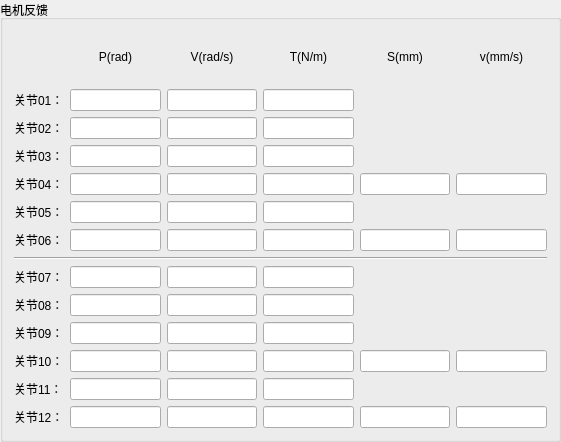
       <widget class="QGroupBox" name="groupBox">
        <property name="geometry">
         <rect>
          <x>10</x>
          <y>20</y>
          <width>561</width>
          <height>442</height>
         </rect>
        </property>
        <property name="title">
         <string>电机反馈</string>
        </property>
        <layout class="QGridLayout" name="gridLayout">
         <item row="0" column="1">
          <widget class="QLabel" name="label_26">
           <property name="layoutDirection">
            <enum>Qt::LeftToRight</enum>
           </property>
           <property name="text">
            <string>P(rad)</string>
           </property>
           <property name="alignment">
            <set>Qt::AlignCenter</set>
           </property>
          </widget>
         </item>
         <item row="0" column="2">
          <widget class="QLabel" name="label_39">
           <property name="layoutDirection">
            <enum>Qt::LeftToRight</enum>
           </property>
           <property name="text">
            <string>V(rad/s)</string>
           </property>
           <property name="alignment">
            <set>Qt::AlignCenter</set>
           </property>
          </widget>
         </item>
         <item row="0" column="3">
          <widget class="QLabel" name="label_58">
           <property name="text">
            <string>T(N/m)</string>
           </property>
           <property name="alignment">
            <set>Qt::AlignCenter</set>
           </property>
          </widget>
         </item>
         <item row="0" column="4">
          <widget class="QLabel" name="label_29">
           <property name="text">
            <string>S(mm)</string>
           </property>
           <property name="alignment">
            <set>Qt::AlignCenter</set>
           </property>
          </widget>
         </item>
         <item row="0" column="5">
          <widget class="QLabel" name="label_40">
           <property name="layoutDirection">
            <enum>Qt::RightToLeft</enum>
           </property>
           <property name="text">
            <string>v(mm/s)</string>
           </property>
           <property name="alignment">
            <set>Qt::AlignCenter</set>
           </property>
          </widget>
         </item>
         <item row="1" column="0">
          <widget class="QLabel" name="label">
           <property name="text">
            <string>关节01：</string>
           </property>
          </widget>
         </item>
         <item row="1" column="1">
          <widget class="QLineEdit" name="lineEdit_joint101_1">
           <property name="enabled">
            <bool>true</bool>
           </property>
           <property name="layoutDirection">
            <enum>Qt::LeftToRight</enum>
           </property>
           <property name="alignment">
            <set>Qt::AlignRight|Qt::AlignTrailing|Qt::AlignVCenter</set>
           </property>
          </widget>
         </item>
         <item row="1" column="2">
          <widget class="QLineEdit" name="lineEdit_joint101_2">
           <property name="enabled">
            <bool>true</bool>
           </property>
           <property name="alignment">
            <set>Qt::AlignRight|Qt::AlignTrailing|Qt::AlignVCenter</set>
           </property>
          </widget>
         </item>
         <item row="1" column="3">
          <widget class="QLineEdit" name="lineEdit_joint101_3">
           <property name="enabled">
            <bool>true</bool>
           </property>
           <property name="alignment">
            <set>Qt::AlignRight|Qt::AlignTrailing|Qt::AlignVCenter</set>
           </property>
          </widget>
         </item>
         <item row="2" column="0">
          <widget class="QLabel" name="label_2">
           <property name="text">
            <string>关节02：</string>
           </property>
          </widget>
         </item>
         <item row="2" column="1">
          <widget class="QLineEdit" name="lineEdit_joint102_1">
           <property name="enabled">
            <bool>true</bool>
           </property>
           <property name="layoutDirection">
            <enum>Qt::LeftToRight</enum>
           </property>
           <property name="alignment">
            <set>Qt::AlignRight|Qt::AlignTrailing|Qt::AlignVCenter</set>
           </property>
          </widget>
         </item>
         <item row="2" column="2">
          <widget class="QLineEdit" name="lineEdit_joint102_2">
           <property name="enabled">
            <bool>true</bool>
           </property>
           <property name="alignment">
            <set>Qt::AlignRight|Qt::AlignTrailing|Qt::AlignVCenter</set>
           </property>
          </widget>
         </item>
         <item row="2" column="3">
          <widget class="QLineEdit" name="lineEdit_joint102_3">
           <property name="enabled">
            <bool>true</bool>
           </property>
           <property name="alignment">
            <set>Qt::AlignRight|Qt::AlignTrailing|Qt::AlignVCenter</set>
           </property>
          </widget>
         </item>
         <item row="3" column="0">
          <widget class="QLabel" name="label_3">
           <property name="text">
            <string>关节03：</string>
           </property>
          </widget>
         </item>
         <item row="3" column="1">
          <widget class="QLineEdit" name="lineEdit_joint103_1">
           <property name="enabled">
            <bool>true</bool>
           </property>
           <property name="layoutDirection">
            <enum>Qt::LeftToRight</enum>
           </property>
           <property name="alignment">
            <set>Qt::AlignRight|Qt::AlignTrailing|Qt::AlignVCenter</set>
           </property>
          </widget>
         </item>
         <item row="3" column="2">
          <widget class="QLineEdit" name="lineEdit_joint103_2">
           <property name="enabled">
            <bool>true</bool>
           </property>
           <property name="alignment">
            <set>Qt::AlignRight|Qt::AlignTrailing|Qt::AlignVCenter</set>
           </property>
          </widget>
         </item>
         <item row="3" column="3">
          <widget class="QLineEdit" name="lineEdit_joint103_3">
           <property name="enabled">
            <bool>true</bool>
           </property>
           <property name="alignment">
            <set>Qt::AlignRight|Qt::AlignTrailing|Qt::AlignVCenter</set>
           </property>
          </widget>
         </item>
         <item row="4" column="0">
          <widget class="QLabel" name="label_4">
           <property name="text">
            <string>关节04：</string>
           </property>
          </widget>
         </item>
         <item row="4" column="1">
          <widget class="QLineEdit" name="lineEdit_joint104_1">
           <property name="enabled">
            <bool>true</bool>
           </property>
           <property name="alignment">
            <set>Qt::AlignRight|Qt::AlignTrailing|Qt::AlignVCenter</set>
           </property>
          </widget>
         </item>
         <item row="4" column="2">
          <widget class="QLineEdit" name="lineEdit_joint104_2">
           <property name="enabled">
            <bool>true</bool>
           </property>
           <property name="alignment">
            <set>Qt::AlignRight|Qt::AlignTrailing|Qt::AlignVCenter</set>
           </property>
          </widget>
         </item>
         <item row="4" column="3">
          <widget class="QLineEdit" name="lineEdit_joint104_3">
           <property name="enabled">
            <bool>true</bool>
           </property>
           <property name="alignment">
            <set>Qt::AlignRight|Qt::AlignTrailing|Qt::AlignVCenter</set>
           </property>
          </widget>
         </item>
         <item row="4" column="4">
          <widget class="QLineEdit" name="lineEdit_joint104_4">
           <property name="enabled">
            <bool>true</bool>
           </property>
           <property name="alignment">
            <set>Qt::AlignRight|Qt::AlignTrailing|Qt::AlignVCenter</set>
           </property>
          </widget>
         </item>
         <item row="4" column="5">
          <widget class="QLineEdit" name="lineEdit_joint104_5">
           <property name="enabled">
            <bool>true</bool>
           </property>
           <property name="alignment">
            <set>Qt::AlignRight|Qt::AlignTrailing|Qt::AlignVCenter</set>
           </property>
          </widget>
         </item>
         <item row="5" column="0">
          <widget class="QLabel" name="label_18">
           <property name="text">
            <string>关节05：</string>
           </property>
          </widget>
         </item>
         <item row="5" column="1">
          <widget class="QLineEdit" name="lineEdit_joint105_1">
           <property name="enabled">
            <bool>true</bool>
           </property>
           <property name="alignment">
            <set>Qt::AlignRight|Qt::AlignTrailing|Qt::AlignVCenter</set>
           </property>
          </widget>
         </item>
         <item row="5" column="2">
          <widget class="QLineEdit" name="lineEdit_joint105_2">
           <property name="enabled">
            <bool>true</bool>
           </property>
           <property name="alignment">
            <set>Qt::AlignRight|Qt::AlignTrailing|Qt::AlignVCenter</set>
           </property>
          </widget>
         </item>
         <item row="5" column="3">
          <widget class="QLineEdit" name="lineEdit_joint105_3">
           <property name="enabled">
            <bool>true</bool>
           </property>
           <property name="alignment">
            <set>Qt::AlignRight|Qt::AlignTrailing|Qt::AlignVCenter</set>
           </property>
          </widget>
         </item>
         <item row="6" column="0">
          <widget class="QLabel" name="label_13">
           <property name="text">
            <string>关节06：</string>
           </property>
          </widget>
         </item>
         <item row="6" column="1">
          <widget class="QLineEdit" name="lineEdit_joint106_1">
           <property name="enabled">
            <bool>true</bool>
           </property>
           <property name="alignment">
            <set>Qt::AlignRight|Qt::AlignTrailing|Qt::AlignVCenter</set>
           </property>
          </widget>
         </item>
         <item row="6" column="2">
          <widget class="QLineEdit" name="lineEdit_joint106_2">
           <property name="enabled">
            <bool>true</bool>
           </property>
           <property name="alignment">
            <set>Qt::AlignRight|Qt::AlignTrailing|Qt::AlignVCenter</set>
           </property>
          </widget>
         </item>
         <item row="6" column="3">
          <widget class="QLineEdit" name="lineEdit_joint106_3">
           <property name="enabled">
            <bool>true</bool>
           </property>
           <property name="alignment">
            <set>Qt::AlignRight|Qt::AlignTrailing|Qt::AlignVCenter</set>
           </property>
          </widget>
         </item>
         <item row="6" column="4">
          <widget class="QLineEdit" name="lineEdit_joint106_4">
           <property name="enabled">
            <bool>true</bool>
           </property>
           <property name="alignment">
            <set>Qt::AlignRight|Qt::AlignTrailing|Qt::AlignVCenter</set>
           </property>
          </widget>
         </item>
         <item row="6" column="5">
          <widget class="QLineEdit" name="lineEdit_joint106_5">
           <property name="enabled">
            <bool>true</bool>
           </property>
           <property name="alignment">
            <set>Qt::AlignRight|Qt::AlignTrailing|Qt::AlignVCenter</set>
           </property>
          </widget>
         </item>
         <item row="7" column="0" colspan="6">
          <widget class="Line" name="line">
           <property name="orientation">
            <enum>Qt::Horizontal</enum>
           </property>
          </widget>
         </item>
         <item row="8" column="0">
          <widget class="QLabel" name="label_9">
           <property name="text">
            <string>关节07：</string>
           </property>
          </widget>
         </item>
         <item row="8" column="1">
          <widget class="QLineEdit" name="lineEdit_joint201_1">
           <property name="enabled">
            <bool>true</bool>
           </property>
           <property name="alignment">
            <set>Qt::AlignRight|Qt::AlignTrailing|Qt::AlignVCenter</set>
           </property>
          </widget>
         </item>
         <item row="8" column="2">
          <widget class="QLineEdit" name="lineEdit_joint201_2">
           <property name="enabled">
            <bool>true</bool>
           </property>
           <property name="alignment">
            <set>Qt::AlignRight|Qt::AlignTrailing|Qt::AlignVCenter</set>
           </property>
          </widget>
         </item>
         <item row="8" column="3">
          <widget class="QLineEdit" name="lineEdit_joint201_3">
           <property name="enabled">
            <bool>true</bool>
           </property>
           <property name="alignment">
            <set>Qt::AlignRight|Qt::AlignTrailing|Qt::AlignVCenter</set>
           </property>
          </widget>
         </item>
         <item row="9" column="0">
          <widget class="QLabel" name="label_10">
           <property name="text">
            <string>关节08：</string>
           </property>
          </widget>
         </item>
         <item row="9" column="1">
          <widget class="QLineEdit" name="lineEdit_joint202_1">
           <property name="enabled">
            <bool>true</bool>
           </property>
           <property name="alignment">
            <set>Qt::AlignRight|Qt::AlignTrailing|Qt::AlignVCenter</set>
           </property>
          </widget>
         </item>
         <item row="9" column="2">
          <widget class="QLineEdit" name="lineEdit_joint202_2">
           <property name="enabled">
            <bool>true</bool>
           </property>
           <property name="alignment">
            <set>Qt::AlignRight|Qt::AlignTrailing|Qt::AlignVCenter</set>
           </property>
          </widget>
         </item>
         <item row="9" column="3">
          <widget class="QLineEdit" name="lineEdit_joint202_3">
           <property name="enabled">
            <bool>true</bool>
           </property>
           <property name="alignment">
            <set>Qt::AlignRight|Qt::AlignTrailing|Qt::AlignVCenter</set>
           </property>
          </widget>
         </item>
         <item row="10" column="0">
          <widget class="QLabel" name="label_11">
           <property name="text">
            <string>关节09：</string>
           </property>
          </widget>
         </item>
         <item row="10" column="1">
          <widget class="QLineEdit" name="lineEdit_joint203_1">
           <property name="enabled">
            <bool>true</bool>
           </property>
           <property name="alignment">
            <set>Qt::AlignRight|Qt::AlignTrailing|Qt::AlignVCenter</set>
           </property>
          </widget>
         </item>
         <item row="10" column="2">
          <widget class="QLineEdit" name="lineEdit_joint203_2">
           <property name="enabled">
            <bool>true</bool>
           </property>
           <property name="alignment">
            <set>Qt::AlignRight|Qt::AlignTrailing|Qt::AlignVCenter</set>
           </property>
          </widget>
         </item>
         <item row="10" column="3">
          <widget class="QLineEdit" name="lineEdit_joint203_3">
           <property name="enabled">
            <bool>true</bool>
           </property>
           <property name="alignment">
            <set>Qt::AlignRight|Qt::AlignTrailing|Qt::AlignVCenter</set>
           </property>
          </widget>
         </item>
         <item row="11" column="0">
          <widget class="QLabel" name="label_12">
           <property name="text">
            <string>关节10：</string>
           </property>
          </widget>
         </item>
         <item row="11" column="1">
          <widget class="QLineEdit" name="lineEdit_joint204_1">
           <property name="enabled">
            <bool>true</bool>
           </property>
           <property name="alignment">
            <set>Qt::AlignRight|Qt::AlignTrailing|Qt::AlignVCenter</set>
           </property>
          </widget>
         </item>
         <item row="11" column="2">
          <widget class="QLineEdit" name="lineEdit_joint204_2">
           <property name="enabled">
            <bool>true</bool>
           </property>
           <property name="alignment">
            <set>Qt::AlignRight|Qt::AlignTrailing|Qt::AlignVCenter</set>
           </property>
          </widget>
         </item>
         <item row="11" column="3">
          <widget class="QLineEdit" name="lineEdit_joint204_3">
           <property name="enabled">
            <bool>true</bool>
           </property>
           <property name="alignment">
            <set>Qt::AlignRight|Qt::AlignTrailing|Qt::AlignVCenter</set>
           </property>
          </widget>
         </item>
         <item row="11" column="4">
          <widget class="QLineEdit" name="lineEdit_joint204_4">
           <property name="enabled">
            <bool>true</bool>
           </property>
           <property name="alignment">
            <set>Qt::AlignRight|Qt::AlignTrailing|Qt::AlignVCenter</set>
           </property>
          </widget>
         </item>
         <item row="11" column="5">
          <widget class="QLineEdit" name="lineEdit_joint204_5">
           <property name="enabled">
            <bool>true</bool>
           </property>
           <property name="alignment">
            <set>Qt::AlignRight|Qt::AlignTrailing|Qt::AlignVCenter</set>
           </property>
          </widget>
         </item>
         <item row="12" column="0">
          <widget class="QLabel" name="label_78">
           <property name="text">
            <string>关节11：</string>
           </property>
          </widget>
         </item>
         <item row="12" column="1">
          <widget class="QLineEdit" name="lineEdit_joint205_1">
           <property name="enabled">
            <bool>true</bool>
           </property>
           <property name="alignment">
            <set>Qt::AlignRight|Qt::AlignTrailing|Qt::AlignVCenter</set>
           </property>
          </widget>
         </item>
         <item row="12" column="2">
          <widget class="QLineEdit" name="lineEdit_joint205_2">
           <property name="enabled">
            <bool>true</bool>
           </property>
           <property name="alignment">
            <set>Qt::AlignRight|Qt::AlignTrailing|Qt::AlignVCenter</set>
           </property>
          </widget>
         </item>
         <item row="12" column="3">
          <widget class="QLineEdit" name="lineEdit_joint205_3">
           <property name="enabled">
            <bool>true</bool>
           </property>
           <property name="alignment">
            <set>Qt::AlignRight|Qt::AlignTrailing|Qt::AlignVCenter</set>
           </property>
          </widget>
         </item>
         <item row="13" column="0">
          <widget class="QLabel" name="label_15">
           <property name="text">
            <string>关节12：</string>
           </property>
          </widget>
         </item>
         <item row="13" column="1">
          <widget class="QLineEdit" name="lineEdit_joint206_1">
           <property name="enabled">
            <bool>true</bool>
           </property>
           <property name="alignment">
            <set>Qt::AlignRight|Qt::AlignTrailing|Qt::AlignVCenter</set>
           </property>
          </widget>
         </item>
         <item row="13" column="2">
          <widget class="QLineEdit" name="lineEdit_joint206_2">
           <property name="enabled">
            <bool>true</bool>
           </property>
           <property name="alignment">
            <set>Qt::AlignRight|Qt::AlignTrailing|Qt::AlignVCenter</set>
           </property>
          </widget>
         </item>
         <item row="13" column="3">
          <widget class="QLineEdit" name="lineEdit_joint206_3">
           <property name="enabled">
            <bool>true</bool>
           </property>
           <property name="alignment">
            <set>Qt::AlignRight|Qt::AlignTrailing|Qt::AlignVCenter</set>
           </property>
          </widget>
         </item>
         <item row="13" column="4">
          <widget class="QLineEdit" name="lineEdit_joint206_4">
           <property name="enabled">
            <bool>true</bool>
           </property>
           <property name="alignment">
            <set>Qt::AlignRight|Qt::AlignTrailing|Qt::AlignVCenter</set>
           </property>
          </widget>
         </item>
         <item row="13" column="5">
          <widget class="QLineEdit" name="lineEdit_joint206_5">
           <property name="enabled">
            <bool>true</bool>
           </property>
           <property name="alignment">
            <set>Qt::AlignRight|Qt::AlignTrailing|Qt::AlignVCenter</set>
           </property>
          </widget>
         </item>
        </layout>
       </widget>
